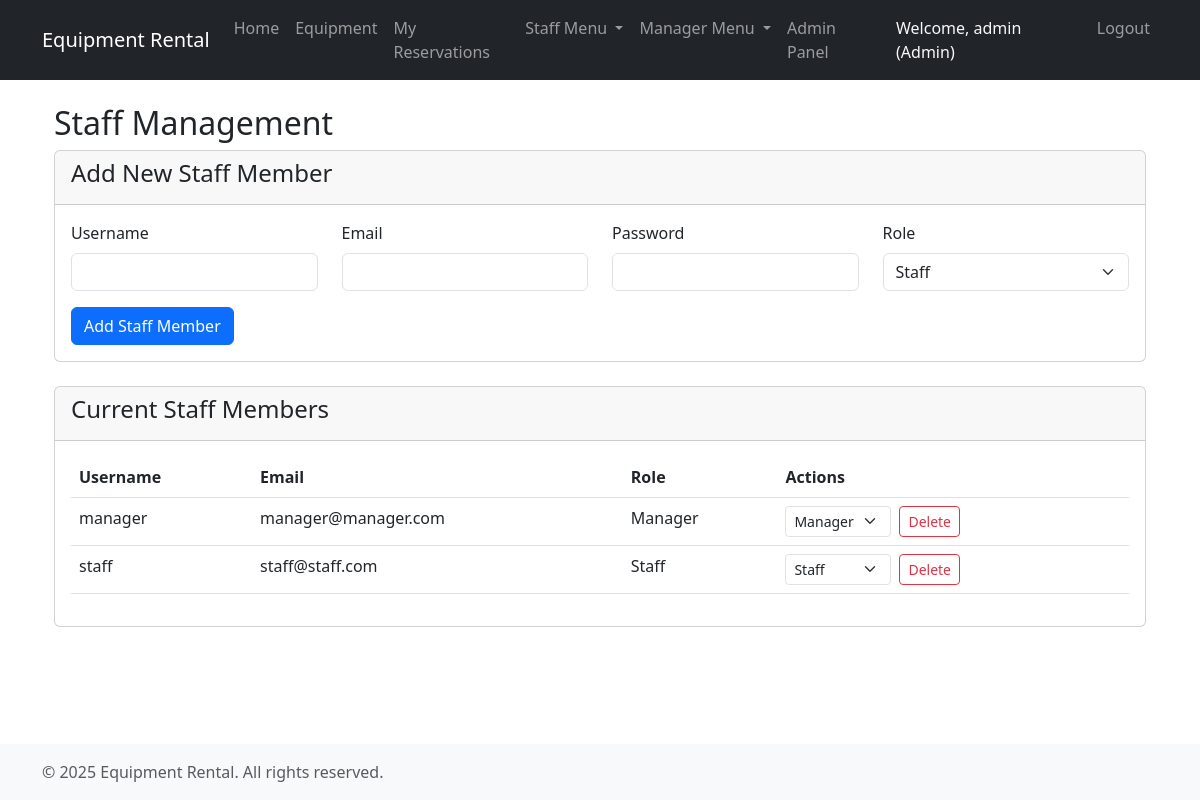
Page /staff/ (signed in) on the committed database.
### users/models.py (models this page shows, shortened)
class User(AbstractUser):
    email = models.EmailField(unique=True)
    is_active = models.BooleanField(default=True)
    created_at = models.DateTimeField(auto_now_add=True)
    class Meta:
        ordering = ['-created_at']

### core/models.py (models this page shows, shortened)
class UserProfile(models.Model):
    ROLE_CHOICES = [
        ('customer', 'Customer'),
        ('staff', 'Staff'),
        ('manager', 'Manager'),
        ('admin', 'Admin'),
    ]
    user = models.OneToOneField(settings.AUTH_USER_MODEL, on_delete=models.CASCADE)
    role = models.CharField(max_length=20, choices=ROLE_CHOICES, default='customer')
    phone = models.CharField(max_length=15, blank=True)
    created_at = models.DateTimeField(auto_now_add=True)

### core/views.py (the view, shortened to what this page needs)
# urls.py: path('staff/', manage_staff, name='manage_staff'),
@login_required
@user_passes_test(is_manager)
def manage_staff(request):
    is_admin_user = request.user.userprofile.role == 'admin'
    is_manager_user = request.user.userprofile.role == 'manager'
    staff_users = User.objects.filter(is_staff=True).exclude(id=request.user.id).prefetch_related('userprofile')
    if not is_admin_user:
        staff_users = staff_users.exclude(userprofile__role='admin')
        if not is_manager_user:
            staff_users = staff_users.exclude(userprofile__role='manager')
    return render(request, 'core/manage_staff.html', {
        'staff_users': staff_users,
        'is_admin_user': is_admin_user,
        'is_manager_user': is_manager_user
    })

### core/views.py (called while the page is built)
def is_manager(user):
    return user.is_authenticated and hasattr(user, 'userprofile') and user.userprofile.role in ['manager', 'admin']

### core/templates/core/manage_staff.html (shortened to what this page needs)
{% extends 'core/base.html' %}
{% block content %}
<div class="container mt-4">
    <h2>Staff Management</h2>
    {% if is_admin_user or is_manager_user %}
    <div class="card mb-4">
        <div class="card-header">
            <h4>Add New Staff Member</h4>
        </div>
        <div class="card-body">
            <form method="POST" action="{% url 'manage_staff' %}">
                <div class="row">
                    <div class="col-md-3 mb-3">
                        <label for="username" class="form-label">Username</label>
                        <input type="text" class="form-control" id="username" name="username" required>
                    </div>
                    <div class="col-md-3 mb-3">
                        <label for="email" class="form-label">Email</label>
                        <input type="email" class="form-control" id="email" name="email" required>
                    </div>
                    <div class="col-md-3 mb-3">
                        <label for="password" class="form-label">Password</label>
                        <input type="password" class="form-control" id="password" name="password" required>
                    </div>
                    <div class="col-md-3 mb-3">
                        <label for="role" class="form-label">Role</label>
                        <select class="form-select" id="role" name="role" required>
                            <option value="staff">Staff</option>
                        </select>
                    </div>
                </div>
                <button type="submit" class="btn btn-primary">Add Staff Member</button>
            </form>
        </div>
    </div>
    {% endif %}
    <div class="card">
        <div class="card-header">
            <h4>Current Staff Members</h4>
        </div>
        <div class="card-body">
            {% if staff_users %}
            <div class="table-responsive">
                <table class="table table-hover">
                    <thead>
                        <tr>
                            <th>Username</th>
                            <th>Email</th>
                            <th>Role</th>
                            <th>Actions</th>
                        </tr>
                    </thead>
                    <tbody>
                        {% for user in staff_users %}
                        <tr>
                            <td>{{ user.username }}</td>
                            <td>{{ user.email }}</td>
                            <td>{{ user.userprofile.get_role_display }}</td>
                            <td>
                                <div class="btn-group" role="group">
                                    <form method="POST" action="{% url 'manage_staff' %}" class="me-2">
                                        <select class="form-select form-select-sm d-inline-block w-auto" name="new_role" onchange="this.form.submit()">
                                            <option value="staff" {% if user.userprofile.role == 'staff' %}selected{% endif %}>Staff</option>
                                            <option value="manager" {% if user.userprofile.role == 'manager' %}selected{% endif %}>Manager</option>
                                        </select>
                                    </form>
                                    <form method="POST" action="{% url 'manage_staff' %}" class="d-inline">
                                        <button type="submit" class="btn btn-sm btn-outline-danger" onclick="return confirm('Are you sure you want to delete this staff member?')">
                                            Delete
                                        </button>
                                    </form>
                                </div>
                            </td>
                        </tr>
                        {% endfor %}
                    </tbody>
                </table>
            </div>
            {% else %}
            <p class="text-muted">No staff members found.</p>
            {% endif %}
        </div>
    </div>
</div>
{% endblock %}

### core/templates/core/base.html (shortened to what this page needs)
{% load static %}
<!DOCTYPE html>
<html lang="en">
<head>
    <link href="https://cdn.jsdelivr.net/npm/bootstrap@5.3.0/dist/css/bootstrap.min.css" rel="stylesheet">
    <link href="{% static 'css/custom.css' %}" rel="stylesheet">
</head>
<body>
    <nav class="navbar navbar-expand-lg navbar-dark bg-dark">
        <div class="container">
            <a class="navbar-brand" href="{% url 'home' %}">Equipment Rental</a>
            <div class="collapse navbar-collapse" id="navbarNav">
                <ul class="navbar-nav me-auto">
                    <li class="nav-item">
                        <a class="nav-link {% if request.resolver_match.url_name == 'home' %}active{% endif %}" href="{% url 'home' %}">Home</a>
                    </li>
                    <li class="nav-item">
                        <a class="nav-link {% if request.resolver_match.url_name == 'catalog' %}active{% endif %}" href="{% url 'catalog' %}">Equipment</a>
                    </li>
                    {% if user.is_authenticated %}
                    <li class="nav-item">
                        <a class="nav-link {% if request.resolver_match.url_name == 'my_reservations' %}active{% endif %}" href="{% url 'my_reservations' %}">My Reservations</a>
                    </li>
                    {% if user.userprofile.role == 'staff' or user.userprofile.role == 'manager' or user.userprofile.role == 'admin' %}
                    <li class="nav-item dropdown">
                        <a class="nav-link dropdown-toggle" href="#" id="staffDropdown" role="button" data-bs-toggle="dropdown">
                            Staff Menu
                        </a>
                    </li>
                    {% endif %}
                    {% if user.userprofile.role == 'manager' or user.userprofile.role == 'admin' %}
                    <li class="nav-item dropdown">
                        <a class="nav-link dropdown-toggle" href="#" id="managerDropdown" role="button" data-bs-toggle="dropdown">
                            Manager Menu
                        </a>
                    </li>
                    {% endif %}
                    {% endif %}
                </ul>
                <ul class="navbar-nav">
                    {% if user.is_authenticated %}
                        {% if user.userprofile.role == 'admin' %}
                        <li class="nav-item">
                            <a class="nav-link {% if request.resolver_match.url_name == 'admin:index' %}active{% endif %}" href="{% url 'admin:index' %}">Admin Panel</a>
                        </li>
                        {% endif %}
                        <li class="nav-item">
                            <span class="nav-link text-light">Welcome, {{ user.username }} ({{ user.userprofile.get_role_display }})</span>
                        </li>
                        <li class="nav-item">
                            <a class="nav-link" href="{% url 'logout' %}">Logout</a>
                        </li>
                    {% else %}
                        <li class="nav-item">
                            <a class="nav-link {% if request.resolver_match.url_name == 'login' %}active{% endif %}" href="{% url 'login' %}">Login</a>
                        </li>
                    {% endif %}
                </ul>
            </div>
        </div>
    </nav>
    <div class="main-container">
        <div class="container mt-3">
            {% block content %}{% endblock %}
        </div>
    </div>
    <footer class="footer">
        <div class="container">
            <div class="row">
                <div class="col-md-6">
                    <p class="text-muted mb-0">&copy; 2025 Equipment Rental. All rights reserved.</p>
                </div>
            </div>
        </div>
    </footer>
</body>
</html>

### core/templates/core/base.html (style rules this page uses)
body { display: flex; flex-direction: column; min-height: 100vh; overflow-x: hidden; }
.main-container { flex: 1; padding-bottom: 2rem; }
.footer { background-color: #f8f9fa; padding: 1rem 0; margin-top: auto; }

### rows in the picture
User: username "admin", userprofile.role "Admin"
User: username "manager", email "manager@manager.com", userprofile.role "Manager", new_role "Manager"
User: username "staff", email "staff@staff.com", userprofile.role "Staff", new_role "Staff"
